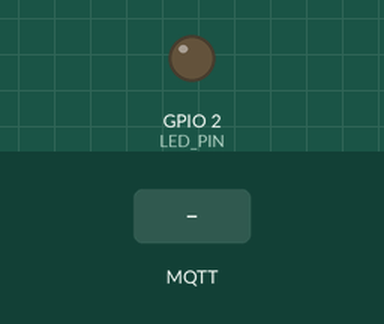
This sketch was run on a simulated ESP8266 (NodeMCU). On the bench: output pins drawn as LEDs (lit = HIGH). Dashed ring = blinking. Inputs (shaded band) come from the test bench. WiFi joins after 1.5 s; servers stay silent unless stated; no MQTT or app messages arrive unless stated; what the sketch prints to the serial monitor is not drawn.

Above: at 2.7 s.
2.8 s: MQTT message "/hub" arrives on the second subscribed topic
At 3.8 s:
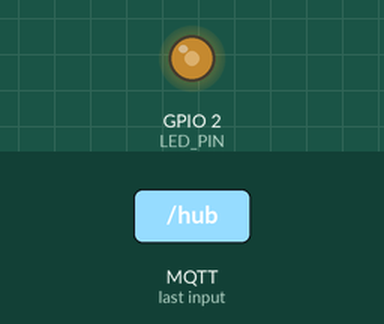
4.3 s: MQTT message "5" arrives on the second subscribed topic
At 5.7 s:
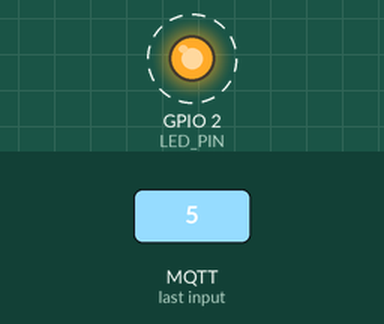
7.3 s: MQTT message "90" arrives on the second subscribed topic
At 8.1 s:
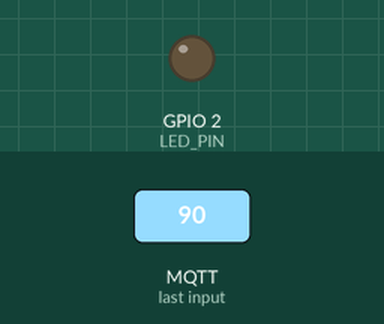
8.8 s: MQTT message "1" arrives on the second subscribed topic
At 9.05 s:
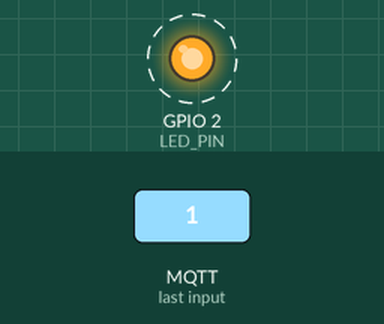
11.8 s: MQTT message "/config" arrives on the second subscribed topic
Timing chart, 0 to 14.4 s (numbered marks = the images above; inputs shaded):
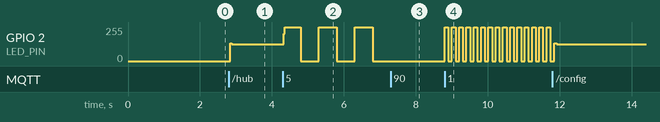

Measured:
- after the input at 2.8 s, GPIO 2 (LED_PIN): 0/255 → 126/255 at once
- after the input at 4.3 s, GPIO 2 (LED_PIN): alternates 255/255 for 0.50 s and 0/255 for 0.50 s, starting at once
- after the input at 7.3 s, GPIO 2 (LED_PIN): stays 0/255 (without the input it goes to 255/255 after 0.01 s)
- after the input at 8.8 s, GPIO 2 (LED_PIN): alternates 255/255 for 0.10 s and 0/255 for 0.10 s, starting at once

The sketch:

client.ino
```cpp
#include <ESP8266WiFi.h>
#include <PubSubClient.h>
#include <WiFiClientSecure.h>

// generated with 'openssl x509 -pubkey -noout -in cert.pem'
static const char pubkey[] PROGMEM = R"KEY(
-----BEGIN PUBLIC KEY-----
MIIBIjANBgkqhkiG9w0BAQEFAAOCAQ8AMIIBCgKCAQEArmB24OFMGjGhYiR+goMf
tymcL+n+GNZiSKGmjJHoEOgTMrth3ZaGPSLR7a5u1Lu1qZ2aoM04Oqb+56OpPByw
7ZoJ+/p4/4iliGyPaO8JKfVICievtAA6EwNVjbnfH9LbZBRqzbeaZ70dFrjvFt6/
bQds3XK71jVS27Mqo8d1d5NmoDw6BkabOpgnc/eBPEKsM2YfBv7Ah1oCaBYp8g2i
XMAQgKS1wc4ojOjxnl8bGAgGhmbysJvcjSo+TyaHGcUVONWxzTWu/Qkuay/yo6yf
NpYaTgUjqvxJ1UlwfiLob3n5qd5ox9GdVXTD7MLNRwahjEc/wDPgmpGjzcXm5roo
OwIDAQAB
-----END PUBLIC KEY-----
)KEY";

BearSSL::WiFiClientSecure espClient;
BearSSL::PublicKey key(pubkey);
PubSubClient client(espClient);

const char* WIFI_SSID = "Bakkens nett";
const char* WIFI_PASSWORD = "";
const char* MQTT_BROKER = "mqtt.jbakken.com";
const int   MQTT_PORT = 6543;
const char* MQTT_USER = "";
const char* MQTT_PASSWORD = "";

char HOSTNAME[8];

enum STATE {
  EMPTY, ACKED, RUNNING
} current_state;

struct CONFIG {
  int water;
  unsigned long last_tick;
  bool pin_is_on;
} current_config;

const int LED_PIN = 2;
unsigned long LAST_CONNECT;

void connect_wifi_initial() {
  Serial.print("Connecting to WIFI...");
  WiFi.mode(WIFI_STA);
  WiFi.begin(WIFI_SSID, WIFI_PASSWORD);
  while (WiFi.status() != WL_CONNECTED) {
    Serial.print(".");
    delay(500);
  }
  Serial.println("\nConnected!");
  Serial.print("IP address: ");
  Serial.println(WiFi.localIP());
}

void connect_mqtt_initial() {
  Serial.print("Connecting to MQTT...");
  client.setServer(MQTT_BROKER, MQTT_PORT);
  client.setCallback(callback);
  while (!client.connected()) {
    if (!connect_mqtt()) {
      Serial.print(".");
      delay(500);
    }
  }
  Serial.println("\nConnected!");
}

void set_cert_initial() {
  espClient.setKnownKey(&key);
}

bool connect_mqtt() {
  // TODO set all topics in setup
  char status_topic[32];
  sprintf(status_topic, "ioh/client/%s/status", HOSTNAME);
  if (!client.connect(HOSTNAME, MQTT_USER, MQTT_PASSWORD, status_topic, 0, 1, "OFF")) {
    return false;
  }
  char topic[32];
  sprintf(topic, "ioh/client/%s/hub", HOSTNAME);
  client.subscribe(topic);
  sprintf(topic, "ioh/client/%s/config", HOSTNAME);
  client.subscribe(topic);

  client.publish(status_topic, "ON");
  return true;
}

void setup() {
  Serial.begin(9600);
  pinMode(LED_PIN, OUTPUT);
  digitalWrite(LED_PIN, LOW);

  String(ESP.getChipId(), HEX).toCharArray(HOSTNAME, 8);

  connect_wifi_initial();
  set_cert_initial();
  connect_mqtt_initial();

  current_state = EMPTY;
}

void callback(char* topic, byte* payload, unsigned int length) {
  Serial.println(topic);
  if (strstr(topic,"/hub") && current_state == EMPTY) {
    current_state = ACKED;
    Serial.println("ACKED");
  }
  if (strstr(topic,"/config")) {
    char to_parse[16];
    strncpy(to_parse, (char*)payload, length);
    to_parse[length] = '\0';
    char *str_end;
    current_config.water = atoi((char*)to_parse);
    current_state = RUNNING;
    Serial.print("UPDATED CONFIG: ");
    Serial.println(current_config.water);
  }
}

void do_empty() {
  if (millis() - current_config.last_tick > 1000 && client.connected()) {
    char topic[32];
    sprintf(topic, "ioh/client/%s/discover", HOSTNAME);
    client.publish(topic, "EMPTY");
    current_config.last_tick = millis();
  }
}

void do_running() {
  if (millis() - current_config.last_tick > current_config.water * 100) {
    digitalWrite(LED_PIN, current_config.pin_is_on ? LOW : HIGH);
    current_config.pin_is_on = !current_config.pin_is_on;
    current_config.last_tick = millis();
  }
}

void loop() {
  STATE prev = current_state;
  if (!client.connected()) {
    if (millis() - LAST_CONNECT > 5000) {
      digitalWrite(LED_PIN, LOW);
      connect_mqtt();
      LAST_CONNECT = millis();
    }
  }
  else {
    client.loop();
  }
  switch(current_state) {
    case EMPTY:
      do_empty();
      break;
    case RUNNING:
      do_running();
      break;
  }
  if (prev != current_state){
    Serial.print("New state: ");
    Serial.println(current_state);
  }
}
```
